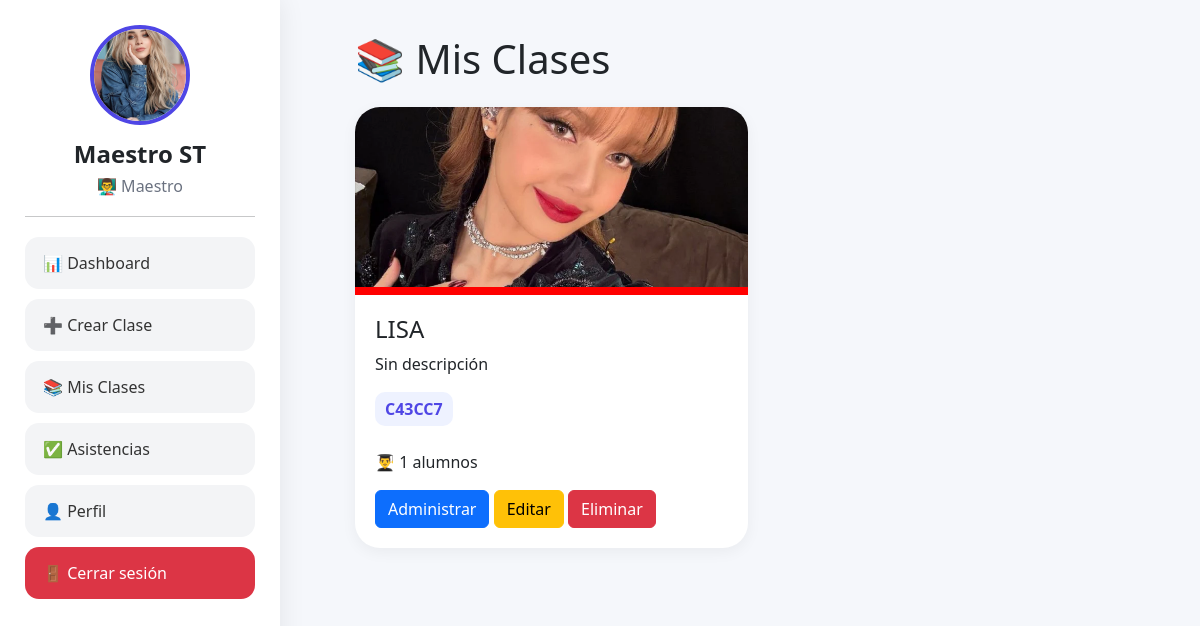
Page /profesor/clases/ver.php (signed in) on the committed database.
### tables this page shows
CREATE TABLE `usuarios` (
  `id` int(11) NOT NULL,
  `nombre` varchar(100) DEFAULT NULL,
  `correo` varchar(100) DEFAULT NULL,
  `password` varchar(255) DEFAULT NULL,
  `rol` enum('alumno','maestro') DEFAULT 'alumno',
  `xp` int(11) DEFAULT 0,
  `nivel` int(11) DEFAULT 1,
  `foto` varchar(255) DEFAULT NULL,
  `semestre` varchar(20) DEFAULT NULL,
  `grupo` varchar(20) DEFAULT NULL
);

CREATE TABLE `clases` (
  `id` int(11) NOT NULL,
  `nombre` varchar(100) DEFAULT NULL,
  `codigo` varchar(20) DEFAULT NULL,
  `maestro_id` int(11) DEFAULT NULL,
  `portada` varchar(255) DEFAULT NULL,
  `color` varchar(20) DEFAULT NULL,
  `imagen` varchar(255) DEFAULT NULL,
  `descripcion` text DEFAULT NULL
);

### profesor/clases/ver.php (the view, shortened to what this page needs)
<?php
include '../../includes/conexion.php';
include '../../includes/sidebar_maestro.php';
$id_maestro = $_SESSION['id'];
$clases = mysqli_query(
    $conexion,
    "SELECT *
     FROM clases
     WHERE maestro_id = $id_maestro
     ORDER BY id DESC"
);
?>
<!DOCTYPE html>
<html lang="es">
<head>
    <link href="https://cdn.jsdelivr.net/npm/bootstrap@5.3.7/dist/css/bootstrap.min.css" rel="stylesheet">
</head>
<body>
    <div class="content">
        <h1 class="mb-4">
            📚 Mis Clases
        </h1>
        <div class="grid-clases">
            <?php while ($c = mysqli_fetch_assoc($clases)):
                $alumnos = mysqli_num_rows(
                    mysqli_query(
                        $conexion,
                        "SELECT *
         FROM alumnos_clases
         WHERE clase_id=" . $c['id']
                    )
                );
                $imagen = !empty($c['imagen'])
                    ? "../uploads/clases/" . $c['imagen']
                    : "https://picsum.photos/600/300";
                ?>
                <div class="card-clase">
                    <img src="<?= $imagen ?>" class="portada">
                    <div class="info" style="border-top:8px solid <?= $c['color'] ?>;">
                        <h4>
                            <?= htmlspecialchars($c['nombre']) ?>
                        </h4>
                        <p>
                            <?= !empty($c['descripcion'])
                                ? htmlspecialchars($c['descripcion'])
                                : 'Sin descripción' ?>
                        </p>
                        <span class="codigo">
                            <?= $c['codigo'] ?>
                        </span>
                        <br><br>
                        <p>
                            👨‍🎓 <?= $alumnos ?> alumnos
                        </p>
                        <a href="clase.php?id=<?= $c['id'] ?>" class="btn btn-primary">
                            Administrar
                        </a>
                        <a href="editar.php?id=<?= $c['id'] ?>" class="btn btn-warning">
                            Editar
                        </a>
                        <a href="eliminar.php?id=<?= $c['id'] ?>" class="btn btn-danger"
                            onclick="return confirm('¿Eliminar clase?')">
                            Eliminar
                        </a>
                    </div>
                </div>
            <?php endwhile; ?>
        </div>
    </div>
</body>
</html>

### includes/sidebar_maestro.php (shortened to what this page needs)
<?php
include_once __DIR__ . '/conexion.php';
$id_usuario = $_SESSION['id'];
$usuario = mysqli_fetch_assoc(
    mysqli_query(
        $conexion,
        "SELECT *
         FROM usuarios
         WHERE id=$id_usuario"
    )
);
$protocolo = isset($_SERVER['HTTPS']) && $_SERVER['HTTPS'] !== 'off'
    ? 'https'
    : 'http';
$rutaBase = $protocolo . '://' . $_SERVER['HTTP_HOST'] . '/Majo/';
?>
<div class="sidebar">
    <img class="foto-perfil" src="<?= !empty($usuario['foto'])
        ? $rutaBase . 'profesor/uploads/perfil/' . $usuario['foto']
        : 'https://ui-avatars.com/api/?name=' . urlencode($usuario['nombre']) . '&background=4f46e5&color=ffffff'
        ?>" alt="Perfil">
    <h4>
        <?= htmlspecialchars($usuario['nombre']) ?>
    </h4>
    <h6>
        👨‍🏫 Maestro
    </h6>
    <hr>
    <a href="<?= $rutaBase ?>profesor/dashboard.php" class="btn-menu">
        📊 Dashboard
    </a>
    <a href="<?= $rutaBase ?>profesor/clases/crear.php" class="btn-menu">
        ➕ Crear Clase
    </a>
    <a href="<?= $rutaBase ?>profesor/clases/ver.php" class="btn-menu">
        📚 Mis Clases
    </a>
    <a href="<?= $rutaBase ?>profesor/asistencias/historial.php" class="btn-menu">
        ✅ Asistencias
    </a>
    <a href="<?= $rutaBase ?>profesor/perfil.php" class="btn-menu">
        👤 Perfil
    </a>
    <a href="<?= $rutaBase ?>auth/logout.php" class="btn-menu btn-danger-menu">
        🚪 Cerrar sesión
    </a>
</div>

### includes/sidebar_maestro.php (style rules this page uses)
.sidebar { position: fixed; top: 0; left: 0; width: 280px; height: 100vh; background: white; padding: 25px; overflow-y: auto; box-shadow: 0 0 25px rgba(0, 0, 0, .08); z-index: 1000; }
.foto-perfil { width: 100px; height: 100px; border-radius: 50%; object-fit: cover; border: 4px solid #4f46e5; display: block; margin: auto; }
.sidebar h4 { text-align: center; margin-top: 15px; font-weight: 700; }
.sidebar h6 { text-align: center; color: #6b7280; }
.btn-menu { display: block; width: 100%; padding: 14px 18px; margin-bottom: 10px; border-radius: 14px; text-decoration: none; color: #333; background: #f3f4f6; transition: .3s; }
.btn-danger-menu { background: #dc3545; color: white !important; }
.sidebar hr { margin: 20px 0; }

### profesor/clases/ver.php (style rules this page uses)
body { background: #f5f7fb; }
.content { margin-left: 320px; padding: 35px; }
.grid-clases { display: grid; grid-template-columns: repeat(auto-fill, minmax(350px, 1fr)); gap: 25px; }
.card-clase { background: white; border-radius: 25px; overflow: hidden; box-shadow: 0 4px 15px rgba(0, 0, 0, .05); }
.portada { width: 100%; height: 180px; object-fit: cover; }
.info { padding: 20px; }
.codigo { background: #eef2ff; color: #4f46e5; padding: 5px 10px; border-radius: 10px; display: inline-block; font-weight: 600; }

### rows in the picture
usuarios: foto (picture), nombre "Maestro ST"
clases: imagen (picture), nombre "LISA", descripcion "Sin descripción", codigo "C43CC7", alumnos "1"
